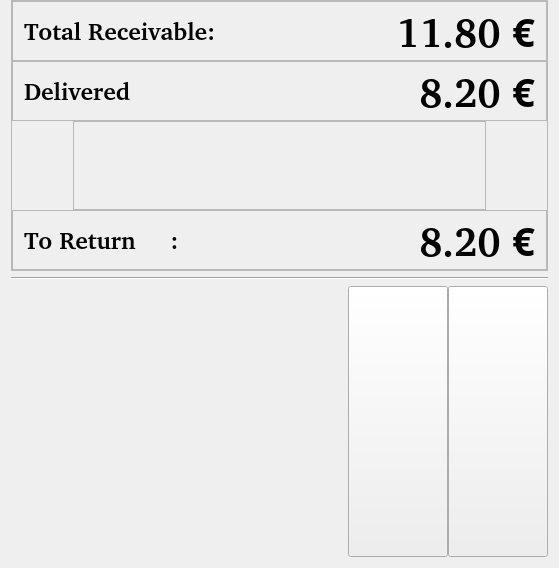
<?xml version="1.0" encoding="UTF-8"?>
<ui version="4.0">
 <class>CashWidget</class>
 <widget class="QWidget" name="CashWidget">
  <property name="geometry">
   <rect>
    <x>0</x>
    <y>0</y>
    <width>559</width>
    <height>568</height>
   </rect>
  </property>
  <property name="windowTitle">
   <string>Pay Change</string>
  </property>
  <layout class="QVBoxLayout">
   <property name="topMargin">
    <number>0</number>
   </property>
   <item>
    <widget class="QFrame" name="main_frame">
     <property name="frameShape">
      <enum>QFrame::StyledPanel</enum>
     </property>
     <property name="frameShadow">
      <enum>QFrame::Sunken</enum>
     </property>
     <property name="lineWidth">
      <number>2</number>
     </property>
     <layout class="QVBoxLayout">
      <property name="spacing">
       <number>0</number>
      </property>
      <property name="leftMargin">
       <number>0</number>
      </property>
      <property name="topMargin">
       <number>0</number>
      </property>
      <property name="rightMargin">
       <number>0</number>
      </property>
      <property name="bottomMargin">
       <number>0</number>
      </property>
      <item>
       <widget class="QFrame" name="total_receivable_frame">
        <property name="minimumSize">
         <size>
          <width>0</width>
          <height>60</height>
         </size>
        </property>
        <property name="maximumSize">
         <size>
          <width>32567</width>
          <height>60</height>
         </size>
        </property>
        <property name="frameShape">
         <enum>QFrame::StyledPanel</enum>
        </property>
        <property name="frameShadow">
         <enum>QFrame::Raised</enum>
        </property>
        <property name="lineWidth">
         <number>2</number>
        </property>
        <layout class="QHBoxLayout">
         <property name="spacing">
          <number>6</number>
         </property>
         <property name="leftMargin">
          <number>11</number>
         </property>
         <property name="topMargin">
          <number>11</number>
         </property>
         <property name="rightMargin">
          <number>11</number>
         </property>
         <property name="bottomMargin">
          <number>11</number>
         </property>
         <item>
          <widget class="QLabel" name="total_receivable_text_label">
           <property name="font">
            <font>
             <family>Nimbus Sans l [Urw]</family>
             <pointsize>18</pointsize>
             <bold>true</bold>
            </font>
           </property>
           <property name="text">
            <string>Total Receivable:</string>
           </property>
           <property name="wordWrap">
            <bool>false</bool>
           </property>
          </widget>
         </item>
         <item>
          <spacer name="total_receivable_spacer">
           <property name="orientation">
            <enum>Qt::Horizontal</enum>
           </property>
           <property name="sizeType">
            <enum>QSizePolicy::Expanding</enum>
           </property>
           <property name="sizeHint" stdset="0">
            <size>
             <width>181</width>
             <height>0</height>
            </size>
           </property>
          </spacer>
         </item>
         <item>
          <widget class="QLabel" name="total_receivable_value_label">
           <property name="sizePolicy">
            <sizepolicy hsizetype="Minimum" vsizetype="Preferred">
             <horstretch>0</horstretch>
             <verstretch>0</verstretch>
            </sizepolicy>
           </property>
           <property name="minimumSize">
            <size>
             <width>150</width>
             <height>0</height>
            </size>
           </property>
           <property name="maximumSize">
            <size>
             <width>32767</width>
             <height>32767</height>
            </size>
           </property>
           <property name="font">
            <font>
             <family>Nimbus Sans l [Urw]</family>
             <pointsize>30</pointsize>
             <bold>true</bold>
            </font>
           </property>
           <property name="text">
            <string>11.80 €</string>
           </property>
           <property name="alignment">
            <set>Qt::AlignRight|Qt::AlignTrailing|Qt::AlignVCenter</set>
           </property>
           <property name="wordWrap">
            <bool>false</bool>
           </property>
          </widget>
         </item>
        </layout>
       </widget>
      </item>
      <item>
       <widget class="QFrame" name="delivered_frame">
        <property name="minimumSize">
         <size>
          <width>0</width>
          <height>60</height>
         </size>
        </property>
        <property name="maximumSize">
         <size>
          <width>32567</width>
          <height>60</height>
         </size>
        </property>
        <property name="frameShape">
         <enum>QFrame::StyledPanel</enum>
        </property>
        <property name="frameShadow">
         <enum>QFrame::Raised</enum>
        </property>
        <property name="lineWidth">
         <number>2</number>
        </property>
        <layout class="QHBoxLayout">
         <item>
          <widget class="QLabel" name="delivered_text_label">
           <property name="font">
            <font>
             <family>Nimbus Sans l [Urw]</family>
             <pointsize>18</pointsize>
             <bold>true</bold>
            </font>
           </property>
           <property name="text">
            <string>Delivered</string>
           </property>
           <property name="wordWrap">
            <bool>false</bool>
           </property>
          </widget>
         </item>
         <item>
          <spacer name="delivered_spacer">
           <property name="orientation">
            <enum>Qt::Horizontal</enum>
           </property>
           <property name="sizeType">
            <enum>QSizePolicy::Expanding</enum>
           </property>
           <property name="sizeHint" stdset="0">
            <size>
             <width>352</width>
             <height>20</height>
            </size>
           </property>
          </spacer>
         </item>
         <item>
          <widget class="QLabel" name="delivered_value_label">
           <property name="sizePolicy">
            <sizepolicy hsizetype="Minimum" vsizetype="Preferred">
             <horstretch>0</horstretch>
             <verstretch>0</verstretch>
            </sizepolicy>
           </property>
           <property name="minimumSize">
            <size>
             <width>150</width>
             <height>0</height>
            </size>
           </property>
           <property name="maximumSize">
            <size>
             <width>32767</width>
             <height>32767</height>
            </size>
           </property>
           <property name="font">
            <font>
             <family>Nimbus Sans l [Urw]</family>
             <pointsize>30</pointsize>
             <bold>true</bold>
            </font>
           </property>
           <property name="text">
            <string>8.20 €</string>
           </property>
           <property name="alignment">
            <set>Qt::AlignRight|Qt::AlignTrailing|Qt::AlignVCenter</set>
           </property>
           <property name="wordWrap">
            <bool>false</bool>
           </property>
          </widget>
         </item>
        </layout>
       </widget>
      </item>
      <item>
       <layout class="QHBoxLayout" name="numpad_hlayout">
        <property name="spacing">
         <number>6</number>
        </property>
        <property name="leftMargin">
         <number>0</number>
        </property>
        <property name="topMargin">
         <number>0</number>
        </property>
        <property name="rightMargin">
         <number>0</number>
        </property>
        <property name="bottomMargin">
         <number>0</number>
        </property>
        <item>
         <spacer name="numpad_left_spacer">
          <property name="orientation">
           <enum>Qt::Horizontal</enum>
          </property>
          <property name="sizeType">
           <enum>QSizePolicy::Minimum</enum>
          </property>
          <property name="sizeHint" stdset="0">
           <size>
            <width>61</width>
            <height>16</height>
           </size>
          </property>
         </spacer>
        </item>
        <item>
         <widget class="QFrame" name="numpad_frame">
          <property name="frameShape">
           <enum>QFrame::StyledPanel</enum>
          </property>
          <property name="frameShadow">
           <enum>QFrame::Sunken</enum>
          </property>
          <property name="lineWidth">
           <number>0</number>
          </property>
         </widget>
        </item>
        <item>
         <spacer name="numpad_right_spacer">
          <property name="orientation">
           <enum>Qt::Horizontal</enum>
          </property>
          <property name="sizeType">
           <enum>QSizePolicy::Minimum</enum>
          </property>
          <property name="sizeHint" stdset="0">
           <size>
            <width>61</width>
            <height>16</height>
           </size>
          </property>
         </spacer>
        </item>
       </layout>
      </item>
      <item>
       <widget class="QFrame" name="to_return_frame">
        <property name="minimumSize">
         <size>
          <width>0</width>
          <height>60</height>
         </size>
        </property>
        <property name="maximumSize">
         <size>
          <width>32567</width>
          <height>60</height>
         </size>
        </property>
        <property name="frameShape">
         <enum>QFrame::StyledPanel</enum>
        </property>
        <property name="frameShadow">
         <enum>QFrame::Raised</enum>
        </property>
        <property name="lineWidth">
         <number>2</number>
        </property>
        <layout class="QHBoxLayout">
         <item>
          <widget class="QLabel" name="to_return_text_label">
           <property name="font">
            <font>
             <family>Nimbus Sans l [Urw]</family>
             <pointsize>18</pointsize>
             <bold>true</bold>
            </font>
           </property>
           <property name="text">
            <string>To Return     :</string>
           </property>
           <property name="wordWrap">
            <bool>false</bool>
           </property>
          </widget>
         </item>
         <item>
          <spacer name="to_return_spacer">
           <property name="orientation">
            <enum>Qt::Horizontal</enum>
           </property>
           <property name="sizeType">
            <enum>QSizePolicy::Expanding</enum>
           </property>
           <property name="sizeHint" stdset="0">
            <size>
             <width>315</width>
             <height>20</height>
            </size>
           </property>
          </spacer>
         </item>
         <item>
          <widget class="QLabel" name="to_return_value_label">
           <property name="sizePolicy">
            <sizepolicy hsizetype="Minimum" vsizetype="Preferred">
             <horstretch>0</horstretch>
             <verstretch>0</verstretch>
            </sizepolicy>
           </property>
           <property name="minimumSize">
            <size>
             <width>150</width>
             <height>0</height>
            </size>
           </property>
           <property name="maximumSize">
            <size>
             <width>32767</width>
             <height>32767</height>
            </size>
           </property>
           <property name="font">
            <font>
             <family>Nimbus Sans l [Urw]</family>
             <pointsize>30</pointsize>
             <bold>true</bold>
            </font>
           </property>
           <property name="text">
            <string>8.20 €</string>
           </property>
           <property name="alignment">
            <set>Qt::AlignRight|Qt::AlignTrailing|Qt::AlignVCenter</set>
           </property>
           <property name="wordWrap">
            <bool>false</bool>
           </property>
          </widget>
         </item>
        </layout>
       </widget>
      </item>
     </layout>
    </widget>
   </item>
   <item>
    <widget class="Line" name="mid_line">
     <property name="frameShape">
      <enum>QFrame::HLine</enum>
     </property>
     <property name="frameShadow">
      <enum>QFrame::Sunken</enum>
     </property>
    </widget>
   </item>
   <item>
    <layout class="QHBoxLayout" name="bottom_layout">
     <property name="spacing">
      <number>0</number>
     </property>
     <item>
      <spacer name="button_spacer">
       <property name="orientation">
        <enum>Qt::Horizontal</enum>
       </property>
       <property name="sizeType">
        <enum>QSizePolicy::Expanding</enum>
       </property>
       <property name="sizeHint" stdset="0">
        <size>
         <width>455</width>
         <height>20</height>
        </size>
       </property>
      </spacer>
     </item>
     <item>
      <widget class="QPushButton" name="ok_button">
       <property name="sizePolicy">
        <sizepolicy hsizetype="Minimum" vsizetype="Preferred">
         <horstretch>0</horstretch>
         <verstretch>0</verstretch>
        </sizepolicy>
       </property>
       <property name="minimumSize">
        <size>
         <width>100</width>
         <height>80</height>
        </size>
       </property>
       <property name="text">
        <string/>
       </property>
      </widget>
     </item>
     <item>
      <widget class="QPushButton" name="cancel_button">
       <property name="sizePolicy">
        <sizepolicy hsizetype="Minimum" vsizetype="Preferred">
         <horstretch>0</horstretch>
         <verstretch>0</verstretch>
        </sizepolicy>
       </property>
       <property name="minimumSize">
        <size>
         <width>100</width>
         <height>80</height>
        </size>
       </property>
       <property name="text">
        <string/>
       </property>
      </widget>
     </item>
    </layout>
   </item>
  </layout>
 </widget>
 <layoutdefault spacing="6" margin="11"/>
 <resources/>
 <connections/>
</ui>
